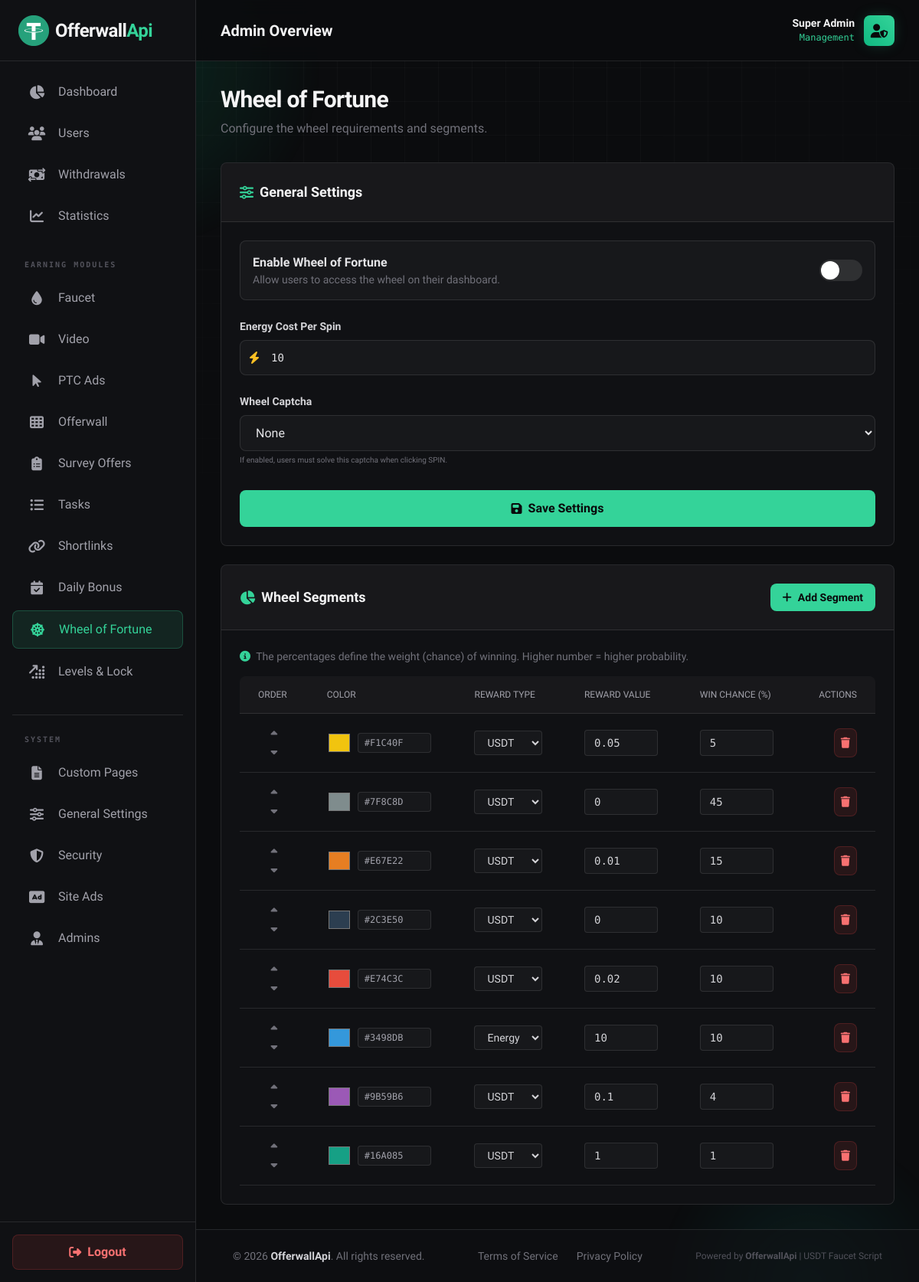
The page /adminpanel/wheel_settings.php (signed in) on the database its author committed.
### tables this page shows
CREATE TABLE IF NOT EXISTS `wheel_segments` (
  `id` int(11) NOT NULL AUTO_INCREMENT,
  `color` varchar(20) NOT NULL DEFAULT '#f1c40f',
  `reward_type` enum('USDT', 'Energy') NOT NULL DEFAULT 'USDT',
  `reward_value` decimal(16,8) NOT NULL DEFAULT '0.00000000',
  `win_chance` decimal(5,2) NOT NULL DEFAULT '0.00',
  `display_order` int(11) NOT NULL DEFAULT '0',
  PRIMARY KEY (`id`)
);

### adminpanel/wheel_settings.php (the view, shortened to what this page needs)
<?php
require_once '../includes/db_connect.php';
$stmt = $pdo->query("SELECT setting_key, setting_value FROM settings WHERE setting_key IN ('wheel_enabled', 'wheel_energy_cost', 'wheel_captcha', 'turnstile_enabled', 'recaptcha_enabled')");
$wheel_settings = [];
while ($row = $stmt->fetch()) {
    $wheel_settings[$row['setting_key']] = $row['setting_value'];
}
$wheel_energy_cost = $wheel_settings['wheel_energy_cost'] ?? '10';
$wheel_captcha = $wheel_settings['wheel_captcha'] ?? 'none';
$stmt = $pdo->query("SELECT * FROM wheel_segments ORDER BY display_order ASC");
$segments = $stmt->fetchAll();
require_once 'includes/header.php';
?>
<div class="p-4 md:p-6 lg:p-8 w-full mx-auto space-y-6">
    <div class="mb-8">
        <h1 class="text-3xl font-bold text-zinc-100 tracking-tight">Wheel of Fortune</h1>
        <p class="text-zinc-500 mt-2">Configure the wheel requirements and segments.</p>
    </div>
    <div class="rounded-lg border border-white/10 bg-surface-card overflow-hidden mb-6">
        <div class="border-b border-white/10 p-6 bg-white/[0.03]">
            <h2 class="text-lg font-bold text-zinc-100 flex items-center gap-2">
                <i class="fa-solid fa-sliders text-primary"></i> General Settings
            </h2>
        </div>
        <div class="p-6">
            <form id="wheelSettingsForm" class="space-y-6">
                <div class="flex items-center justify-between p-4 bg-white/[0.03] rounded-lg border border-white/10">
                    <div>
                        <label for="wheel_enabled" class="font-bold text-zinc-200">Enable Wheel of Fortune</label>
                        <p class="text-sm text-zinc-500">Allow users to access the wheel on their dashboard.</p>
                    </div>
                    <label class="relative inline-flex items-center cursor-pointer">
                        <div class="w-14 h-7 bg-white/10 peer-focus:outline-none rounded-full peer peer-checked:after:translate-x-full peer-checked:after:border-white after:content-[''] after:absolute after:top-[2px] after:left-[2px] after:bg-white after:border-white/20 after:border after:rounded-full after:h-6 after:w-6 after:transition-all peer-checked:bg-primary"></div>
                    </label>
                </div>
                <div>
                    <label for="wheel_energy_cost" class="block text-sm font-bold text-zinc-300 mb-2">Energy Cost Per Spin</label>
                    <div class="relative">
                        <div class="absolute inset-y-0 left-0 pl-3 flex items-center pointer-events-none">
                            <i class="fa-solid fa-bolt text-amber-400"></i>
                        </div>
                        <input type="number" name="wheel_energy_cost" id="wheel_energy_cost" value="<?php echo htmlspecialchars($wheel_energy_cost); ?>" min="1" step="1" class="block w-full pl-10 pr-3 py-3 bg-white/[0.03] border border-white/10 rounded-lg text-zinc-200 placeholder-zinc-600 focus:border-primary/60 focus:ring-primary/20 transition-colors text-sm font-medium font-mono" required>
                    </div>
                </div>
                <div>
                    <label for="wheel_captcha" class="block text-sm font-bold text-zinc-300 mb-2">Wheel Captcha</label>
                    <select name="wheel_captcha" id="wheel_captcha" class="w-full px-4 py-3 bg-white/[0.03] border border-white/10 rounded-lg text-zinc-200 focus:border-primary/60 focus:ring-primary/20 outline-none transition-all">
                        <option value="none" <?php echo $wheel_captcha == 'none' ? 'selected' : ''; ?>>None</option>
                    </select>
                    <p class="text-[10px] text-zinc-500 mt-1">If enabled, users must solve this captcha when clicking SPIN.</p>
                </div>
                <div class="pt-2">
                    <button type="button" id="saveWheelSettingsBtn" class="w-full bg-primary hover:bg-primaryHover text-zinc-950 font-bold py-3 px-6 rounded-lg transition-all flex items-center justify-center gap-2">
                        <i class="fa-solid fa-save"></i> Save Settings
                    </button>
                </div>
            </form>
        </div>
    </div>
    <div class="rounded-lg border border-white/10 bg-surface-card overflow-hidden">
        <div class="border-b border-white/10 p-6 bg-white/[0.03] flex justify-between items-center">
            <h2 class="text-lg font-bold text-zinc-100 flex items-center gap-2">
                <i class="fa-solid fa-chart-pie text-primary"></i> Wheel Segments
            </h2>
            <button data-segment-add class="bg-primary hover:bg-primaryHover text-zinc-950 font-semibold py-2 px-4 rounded-lg transition-colors text-sm flex items-center gap-2">
                <i class="fa-solid fa-plus"></i> Add Segment
            </button>
        </div>
        <div class="p-6">
            <p class="text-sm text-zinc-500 mb-4"><i class="fa-solid fa-info-circle text-primary mr-1"></i> The percentages define the weight (chance) of winning. Higher number = higher probability.</p>
            <div class="overflow-x-auto table-scroll">
                <table class="w-full text-sm text-left text-zinc-400">
                    <thead class="text-xs text-zinc-400 uppercase bg-white/[0.03] border-b border-white/10">
                        <tr>
                            <th scope="col" class="px-6 py-4 font-medium rounded-tl-lg">Order</th>
                            <th scope="col" class="px-6 py-4 font-medium">Color</th>
                            <th scope="col" class="px-6 py-4 font-medium">Reward Type</th>
                            <th scope="col" class="px-6 py-4 font-medium">Reward Value</th>
                            <th scope="col" class="px-6 py-4 font-medium">Win Chance (%)</th>
                            <th scope="col" class="px-6 py-4 font-medium text-right rounded-tr-lg">Actions</th>
                        </tr>
                    </thead>
                    <tbody id="segmentsTableBody">
                        <?php foreach ($segments as $index => $seg): ?>
                        <tr class="bg-surface-card border-b border-white/10 hover:bg-white/[0.02] transition-colors" data-id="<?php echo $seg['id']; ?>">
                            <td class="px-6 py-4">
                                <div class="flex flex-col gap-1">
                                    <button data-segment-move="<?php echo $seg['id']; ?>" data-segment-direction="up" class="text-zinc-500 hover:text-primary"><i class="fa-solid fa-caret-up"></i></button>
                                    <button data-segment-move="<?php echo $seg['id']; ?>" data-segment-direction="down" class="text-zinc-500 hover:text-primary"><i class="fa-solid fa-caret-down"></i></button>
                                </div>
                            </td>
                            <td class="px-6 py-4">
                                <div class="flex items-center gap-2">
                                    <input type="color" value="<?php echo htmlspecialchars($seg['color']); ?>" data-segment-id="<?php echo $seg['id']; ?>" data-segment-field="color" class="w-8 h-8 rounded cursor-pointer border-0 p-0 bg-transparent">
                                    <input type="text" value="<?php echo htmlspecialchars($seg['color']); ?>" data-segment-id="<?php echo $seg['id']; ?>" data-segment-field="color" class="w-24 text-xs border border-white/10 rounded px-2 py-1 uppercase font-mono text-zinc-400 bg-white/[0.03] focus:border-primary/60 focus:ring-primary/20 outline-none">
                                </div>
                            </td>
                            <td class="px-6 py-4">
                                <select data-segment-id="<?php echo $seg['id']; ?>" data-segment-field="reward_type" class="border border-white/10 rounded px-3 py-1.5 text-sm font-medium text-zinc-300 bg-white/[0.03] focus:border-primary/60 focus:ring-primary/20 outline-none">
                                    <option value="USDT" <?php echo $seg['reward_type'] == 'USDT' ? 'selected' : ''; ?>>USDT</option>
                                    <option value="Energy" <?php echo $seg['reward_type'] == 'Energy' ? 'selected' : ''; ?>>Energy</option>
                                </select>
                            </td>
                            <td class="px-6 py-4">
                                <input type="number" value="<?php echo rtrim(rtrim(sprintf('%.8f', $seg['reward_value']), '0'), '.'); ?>" step="0.00000001" min="0" data-segment-id="<?php echo $seg['id']; ?>" data-segment-field="reward_value" class="w-24 border border-white/10 rounded px-3 py-1.5 text-sm font-medium text-zinc-300 bg-white/[0.03] focus:border-primary/60 focus:ring-primary/20 outline-none font-mono">
                            </td>
                            <td class="px-6 py-4">
                                <input type="number" value="<?php echo rtrim(rtrim(sprintf('%.2f', $seg['win_chance']), '0'), '.'); ?>" step="0.01" min="0" data-segment-id="<?php echo $seg['id']; ?>" data-segment-field="win_chance" class="w-24 border border-white/10 rounded px-3 py-1.5 text-sm font-medium text-zinc-300 bg-white/[0.03] focus:border-primary/60 focus:ring-primary/20 outline-none font-mono">
                            </td>
                            <td class="px-6 py-4 text-right">
                                <button data-segment-delete="<?php echo $seg['id']; ?>" class="text-red-400 hover:text-red-300 bg-red-500/10 hover:bg-red-500/20 border border-red-500/20 p-2 rounded-lg transition-colors" title="Delete">
                                    <i class="fa-solid fa-trash"></i>
                                </button>
                            </td>
                        </tr>
                        <?php endforeach; ?>
                    </tbody>
                </table>
            </div>
        </div>
    </div>
</div>
<?php require_once 'includes/footer.php'; ?>

### assets/css/style.css (style rules this page uses)
:root { --ow-bg: #0b0c0e; --ow-card: #101114; --ow-raised: #18181b; --ow-border: #27272a; --ow-text: #f4f4f5; --ow-text-muted: #a1a1aa; --ow-text-dim: #71717a; --ow-primary: #34d399; --ow-primary-hover: #6ee7b7; --ow-primary-deep: #10b981; --ow-on-primary: #0b0c0e; --ow-danger: #ff6568; --ow-radius: 0.625rem; --ow-font-sans: 'Geist', ui-sans-serif, system-ui, -apple-system, sans-serif; --ow-font-mono: 'Geist Mono', ui-monospace, SFMono-Regular, monospace; }
html { color-scheme: dark; }
body { font-family: var(--ow-font-sans); background-color: var(--ow-bg); -webkit-font-smoothing: antialiased; }
input, textarea, select { color-scheme: dark; }

### rows shown on the page
wheel_segments: color "#f1c40f", reward_type+id "USDT", reward_value "0.05", win_chance "5"
wheel_segments: color "#7f8c8d", reward_type+id "USDT", reward_value "0", win_chance "45"
wheel_segments: color "#e67e22", reward_type+id "USDT", reward_value "0.01", win_chance "15"
wheel_segments: color "#2c3e50", reward_type+id "USDT", reward_value "0", win_chance "10"
wheel_segments: color "#e74c3c", reward_type+id "USDT", reward_value "0.02", win_chance "10"
wheel_segments: color "#3498db", reward_type+id "Energy", reward_value "10", win_chance "10"
wheel_segments: color "#9b59b6", reward_type+id "USDT", reward_value "0.1", win_chance "4"
wheel_segments: color "#16a085", reward_type+id "USDT", reward_value "1", win_chance "1"

### other values the page prints
$_site['logo_text1'] "Offerwall"
$_site['logo_text2'] "Api"
$_site['site_name'] "OfferwallApi"
